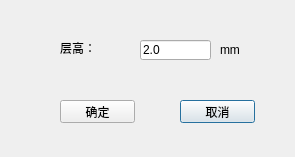
<?xml version="1.0" encoding="UTF-8"?>
<ui version="4.0">
 <class>ToolLayerDialog</class>
 <widget class="QDialog" name="ToolLayerDialog">
  <property name="geometry">
   <rect>
    <x>0</x>
    <y>0</y>
    <width>295</width>
    <height>157</height>
   </rect>
  </property>
  <property name="windowTitle">
   <string>刀具曲面分层参数</string>
  </property>
  <widget class="QPushButton" name="pushButton_quit">
   <property name="geometry">
    <rect>
     <x>180</x>
     <y>100</y>
     <width>75</width>
     <height>23</height>
    </rect>
   </property>
   <property name="text">
    <string>取消</string>
   </property>
  </widget>
  <widget class="QLineEdit" name="lineEdit_2">
   <property name="geometry">
    <rect>
     <x>140</x>
     <y>40</y>
     <width>71</width>
     <height>20</height>
    </rect>
   </property>
   <property name="text">
    <string>2.0</string>
   </property>
  </widget>
  <widget class="QLabel" name="label_2">
   <property name="geometry">
    <rect>
     <x>60</x>
     <y>40</y>
     <width>71</width>
     <height>16</height>
    </rect>
   </property>
   <property name="text">
    <string>层高：</string>
   </property>
  </widget>
  <widget class="QPushButton" name="pushButton_ok">
   <property name="geometry">
    <rect>
     <x>60</x>
     <y>100</y>
     <width>75</width>
     <height>23</height>
    </rect>
   </property>
   <property name="text">
    <string>确定</string>
   </property>
  </widget>
  <widget class="QLabel" name="label">
   <property name="geometry">
    <rect>
     <x>220</x>
     <y>40</y>
     <width>51</width>
     <height>20</height>
    </rect>
   </property>
   <property name="text">
    <string>mm</string>
   </property>
  </widget>
 </widget>
 <layoutdefault spacing="6" margin="11"/>
 <resources/>
 <connections>
  <connection>
   <sender>pushButton_quit</sender>
   <signal>clicked()</signal>
   <receiver>ToolLayerDialog</receiver>
   <slot>close()</slot>
   <hints>
    <hint type="sourcelabel">
     <x>217</x>
     <y>111</y>
    </hint>
    <hint type="destinationlabel">
     <x>147</x>
     <y>78</y>
    </hint>
   </hints>
  </connection>
  <connection>
   <sender>pushButton_ok</sender>
   <signal>clicked(bool)</signal>
   <receiver>ToolLayerDialog</receiver>
   <slot>close()</slot>
   <hints>
    <hint type="sourcelabel">
     <x>97</x>
     <y>111</y>
    </hint>
    <hint type="destinationlabel">
     <x>147</x>
     <y>78</y>
    </hint>
   </hints>
  </connection>
 </connections>
</ui>
